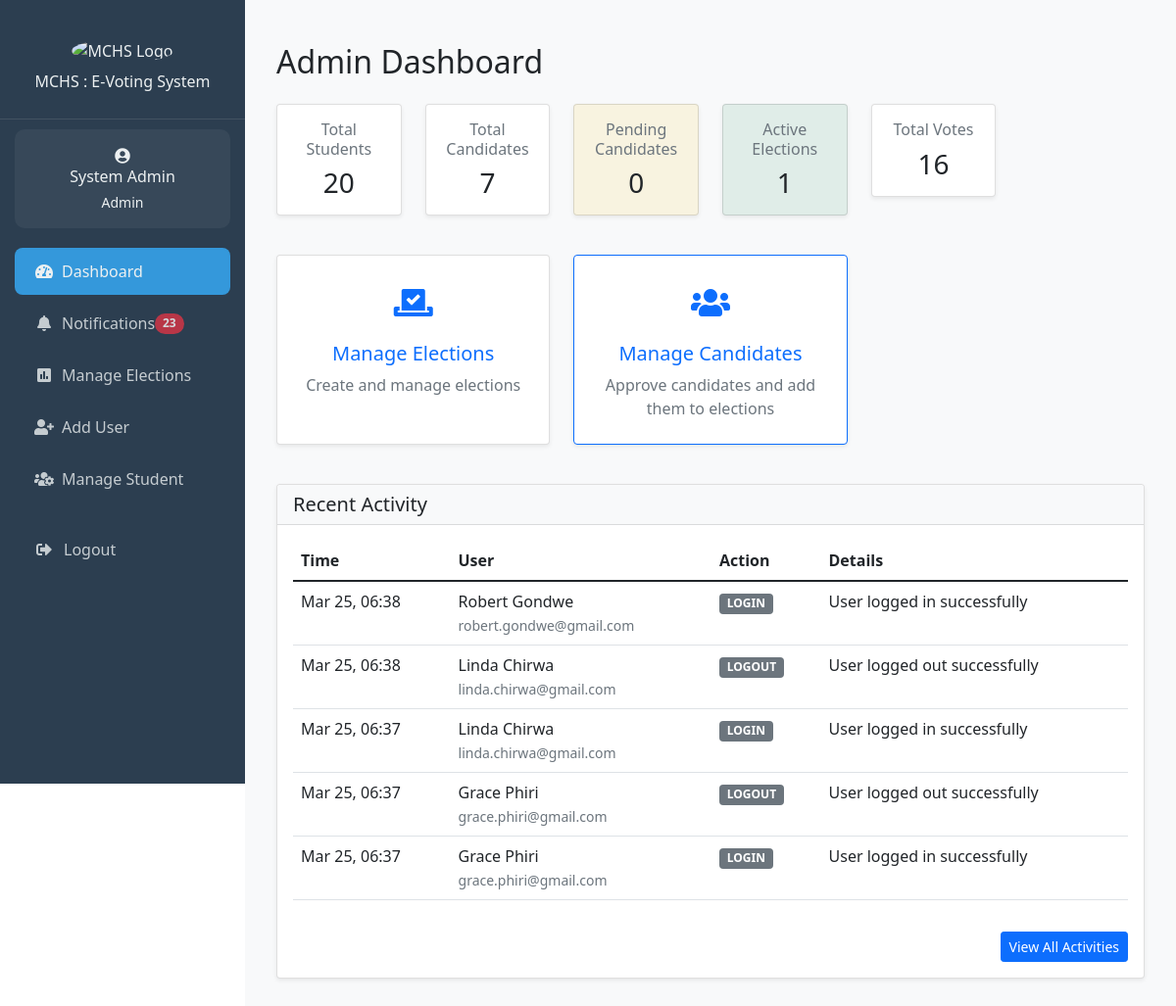
/admin/dashboard.php (signed in), run on the app's committed database.
### tables this page shows
CREATE TABLE IF NOT EXISTS `users` (
  `id` int NOT NULL AUTO_INCREMENT,
  `name` varchar(100) NOT NULL,
  `email` varchar(100) NOT NULL,
  `student_number` varchar(20) DEFAULT NULL,
  `branch` varchar(50) DEFAULT NULL,
  `year_of_study` varchar(20) DEFAULT NULL,
  `password_hash` varchar(255) NOT NULL,
  `role` enum('student','admin','candidate') NOT NULL DEFAULT 'student',
  `created_at` timestamp NULL DEFAULT CURRENT_TIMESTAMP,
  `updated_at` timestamp NULL DEFAULT CURRENT_TIMESTAMP ON UPDATE CURRENT_TIMESTAMP,
  PRIMARY KEY (`id`),
  UNIQUE KEY `email` (`email`),
  UNIQUE KEY `student_number` (`student_number`)
);

CREATE TABLE IF NOT EXISTS `audit_logs` (
  `id` int NOT NULL AUTO_INCREMENT,
  `user_id` int DEFAULT NULL,
  `action` varchar(100) NOT NULL,
  `details` text,
  `ip_address` varchar(45) DEFAULT NULL,
  `created_at` timestamp NULL DEFAULT CURRENT_TIMESTAMP,
  PRIMARY KEY (`id`),
  KEY `user_id` (`user_id`)
);

### includes/notifications.php (called while the page is built, shortened)
<?php
if (!function_exists('get_unread_notifications_count')) {
    function get_unread_notifications_count($conn, $user_id = null) {
        try {
            $sql = "SELECT COUNT(*) FROM notifications WHERE is_read = FALSE";
            $params = [];
            $stmt = $conn->prepare($sql);
            $stmt->execute($params);
            return (int) $stmt->fetchColumn();
        } catch (PDOException $e) {
            error_log("Error getting unread notifications count: " . $e->getMessage());
            return 0;
        }
    }
}

### admin/dashboard.php (the view, shortened to what this page needs)
<?php
require_once '../includes/header.php';
$stats = [];
$stmt = $conn->query("SELECT COUNT(*) FROM users WHERE role = 'student'");
$stats['students'] = $stmt->fetchColumn();
$stmt = $conn->query("SELECT COUNT(*) FROM candidates");
$stats['candidates'] = $stmt->fetchColumn();
$stmt = $conn->query("SELECT COUNT(*) FROM candidates WHERE status = 'pending'");
$stats['pending_candidates'] = $stmt->fetchColumn();
$stmt = $conn->query("SELECT COUNT(*) FROM elections WHERE status = 'active'");
$stats['active_elections'] = $stmt->fetchColumn();
$stmt = $conn->query("SELECT COUNT(*) FROM votes");
$stats['total_votes'] = $stmt->fetchColumn();
$stmt = $conn->prepare("
    SELECT al.*, u.name, u.email
    FROM audit_logs al
    LEFT JOIN users u ON al.user_id = u.id
    ORDER BY al.created_at DESC
    LIMIT 5
");
$stmt->execute();
$recent_activities = $stmt->fetchAll();
?>
<!DOCTYPE html>
<html lang="en">
<head>
</head>
<body>
    <div class="container-fluid py-4">
        <h2 class="mb-4">Admin Dashboard</h2>
        <div class="row mb-4">
            <div class="col-md-4 col-lg-2 mb-3">
                <div class="card shadow-sm stat-card">
                    <div class="card-body text-center">
                        <h6 class="text-muted">Total Students</h6>
                        <h3 class="mb-0"><?php echo $stats['students']; ?></h3>
                    </div>
                </div>
            </div>
            <div class="col-md-4 col-lg-2 mb-3">
                <div class="card shadow-sm stat-card">
                    <div class="card-body text-center">
                        <h6 class="text-muted">Total Candidates</h6>
                        <h3 class="mb-0"><?php echo $stats['candidates']; ?></h3>
                    </div>
                </div>
            </div>
            <div class="col-md-4 col-lg-2 mb-3">
                <div class="card shadow-sm stat-card bg-warning bg-opacity-10">
                    <div class="card-body text-center">
                        <h6 class="text-muted">Pending Candidates</h6>
                        <h3 class="mb-0"><?php echo $stats['pending_candidates']; ?></h3>
                    </div>
                </div>
            </div>
            <div class="col-md-4 col-lg-2 mb-3">
                <div class="card shadow-sm stat-card bg-success bg-opacity-10">
                    <div class="card-body text-center">
                        <h6 class="text-muted">Active Elections</h6>
                        <h3 class="mb-0"><?php echo $stats['active_elections']; ?></h3>
                    </div>
                </div>
            </div>
            <div class="col-md-4 col-lg-2 mb-3">
                <div class="card shadow-sm stat-card">
                    <div class="card-body text-center">
                        <h6 class="text-muted">Total Votes</h6>
                        <h3 class="mb-0"><?php echo $stats['total_votes']; ?></h3>
                    </div>
                </div>
            </div>
        </div>
        <div class="row mb-4">
            <div class="col-md-4 mb-3">
                <a href="manage_elections.php" class="text-decoration-none">
                    <div class="card shadow-sm action-card">
                        <div class="card-body text-center p-4">
                            <div class="action-icon text-primary">
                                <i class="fas fa-vote-yea"></i>
                            </div>
                            <h5>Manage Elections</h5>
                            <p class="text-muted mb-0">Create and manage elections</p>
                        </div>
                    </div>
                </a>
            </div>
            <div class="col-md-4 mb-3">
                <a href="candidates.php" class="text-decoration-none">
                    <div class="card shadow-sm action-card border-primary">
                        <div class="card-body text-center p-4">
                            <div class="action-icon text-primary">
                                <i class="fas fa-users"></i>
                            </div>
                            <h5>Manage Candidates</h5>
                            <p class="text-muted mb-0">Approve candidates and add them to elections</p>
                        </div>
                    </div>
                </a>
            </div>
        </div>
        <div class="card shadow-sm">
            <div class="card-header bg-light">
                <h5 class="card-title mb-0">Recent Activity</h5>
            </div>
            <div class="card-body">
                <div class="table-responsive">
                    <table class="table table-hover">
                        <thead>
                            <tr>
                                <th>Time</th>
                                <th>User</th>
                                <th>Action</th>
                                <th>Details</th>
                            </tr>
                        </thead>
                        <tbody>
                            <?php foreach ($recent_activities as $activity): ?>
                                <tr>
                                    <td><?php echo date('M d, H:i', strtotime($activity['created_at'])); ?></td>
                                    <td>
                                        <?php if ($activity['user_id']): ?>
                                            <?php echo htmlspecialchars($activity['name']); ?>
                                            <br>
                                            <small class="text-muted"><?php echo htmlspecialchars($activity['email']); ?></small>
                                        <?php else: ?>
                                            <span class="text-muted">System</span>
                                        <?php endif; ?>
                                    </td>
                                    <td>
                                        <span class="badge bg-secondary">
                                            <?php echo htmlspecialchars($activity['action']); ?>
                                        </span>
                                    </td>
                                    <td><?php echo htmlspecialchars($activity['details']); ?></td>
                                </tr>
                            <?php endforeach; ?>
                        </tbody>
                    </table>
                </div>
                <div class="text-end mt-3">
                    <a href="audit_logs.php" class="btn btn-sm btn-primary">
                        View All Activities
                    </a>
                </div>
            </div>
        </div>
    </div>
</body>
</html>
<?php require_once '../includes/footer.php'; ?>

### includes/sidebar-content.php (shortened to what this page needs)
<div class="sidebar-header">
  <img src="https://mchs.mw/img/mchs_logo.png" alt="MCHS Logo" class="img-fluid" style="width: 50%;">
  <h6 class="mt-0">MCHS : E-Voting System</h6>
</div>
<?php if (isset($user)): ?>
  <div class="user-info">
    <i class="fas fa-user-circle fa-1x mb-0"></i>
    <h6 class="mb-1"><?php echo htmlspecialchars($user['name']); ?></h6>
    <small><?php echo ucfirst($user['role']); ?></small>
  </div>
  <ul class="nav-menu">
    <?php if ($user['role'] === 'admin'): ?>
      <li class="nav-item">
        <a class="nav-link <?php echo $current_page === 'dashboard.php' ? 'active' : ''; ?>"
           href="/e_voting_system/admin/dashboard.php">
          <i class="fas fa-tachometer-alt me-2"></i>Dashboard
        </a>
      </li>
      <li class="nav-item">
        <a class="nav-link <?php echo $current_page === 'notifications.php' ? 'active' : ''; ?>"
           href="/e_voting_system/admin/notifications.php">
          <i class="fas fa-bell me-2"></i>Notifications
          <?php
          $unread_count = get_unread_notifications_count($conn);
          if ($unread_count > 0):
          ?>
            <span class="badge bg-danger rounded-pill">
              <?php echo $unread_count; ?>
            </span>
          <?php endif; ?>
        </a>
      </li>
      <li class="nav-item">
        <a class="nav-link <?php echo $current_page === 'manage_elections.php' ? 'active' : ''; ?>"
           href="/e_voting_system/admin/manage_elections.php">
          <i class="fas fa-poll me-2"></i>Manage Elections
        </a>
      </li>
      <li class="nav-item">
        <a class="nav-link <?php echo $current_page === 'add_student.php' ? 'active' : ''; ?>"
           href="/e_voting_system/admin/add_student.php">
          <i class="fas fa-user-plus me-2"></i>Add User
        </a>
      </li>
      <li class="nav-item">
        <a class="nav-link <?php echo $current_page === 'manage_students.php' ? 'active' : ''; ?>"
           href="/e_voting_system/admin/manage_students.php">
          <i class="fas fa-users-cog me-2"></i>Manage Student
        </a>
      </li>
    <?php endif; ?>
    <li class="nav-item mt-4">
      <a class="nav-link" href="/e_voting_system/logout.php">
        <i class="fas fa-sign-out-alt"></i>
        <span>Logout</span>
      </a>
    </li>
  </ul>
<?php endif; ?>

### includes/header.php (style rules this page uses)
:root { --primary-color: #2c3e50; --secondary-color: #3498db; --accent-color: #e74c3c; --text-light: #ecf0f1; --success-color: #2ecc71; }
.sidebar-header { padding: 20px; text-align: center; border-bottom: 1px solid rgba(255,255,255,0.1); }
.sidebar-header img { width: 80px; height: 80px; border-radius: 50%; margin-bottom: 10px; }
.user-info { padding: 15px; text-align: center; background: rgba(255,255,255,0.05); margin: 10px 15px; border-radius: 10px; }
.nav-menu { padding: 0; margin: 20px 0; }
.nav-item { list-style: none; margin: 5px 15px; }
.nav-link { color: var(--text-light) !important; padding: 12px 20px; border-radius: 8px; display: flex; align-items: center; transition: all 0.3s ease; text-decoration: none; opacity: 0.8; }
.nav-link:hover, .nav-link.active { background: var(--secondary-color); opacity: 1; }
.nav-link i { margin-right: 10px; width: 20px; text-align: center; }

### admin/dashboard.php (style rules this page uses)
.stat-card { transition: transform 0.2s; }
.action-card { height: 100%; transition: all 0.3s; }
.action-icon { font-size: 2rem; margin-bottom: 1rem; }

### data on the page
users: name "System Admin", role "Admin"
audit_logs: created_at "Mar 25, 06:38", user.name "Robert Gondwe", user.email "robert.gondwe@gmail.com", action "LOGIN", details "User logged in successfully"
audit_logs: created_at "Mar 25, 06:38", user.name "Linda Chirwa", user.email "linda.chirwa@gmail.com", action "LOGOUT", details "User logged out successfully"
audit_logs: created_at "Mar 25, 06:37", user.name "Linda Chirwa", user.email "linda.chirwa@gmail.com", action "LOGIN", details "User logged in successfully"
audit_logs: created_at "Mar 25, 06:37", user.name "Grace Phiri", user.email "grace.phiri@gmail.com", action "LOGOUT", details "User logged out successfully"
audit_logs: created_at "Mar 25, 06:37", user.name "Grace Phiri", user.email "grace.phiri@gmail.com", action "LOGIN", details "User logged in successfully"

### other printed values
$unread_count "23"
$stats['students'] "20"
$stats['candidates'] "7"
$stats['pending_candidates'] "0"
$stats['active_elections'] "1"
$stats['total_votes'] "16"
